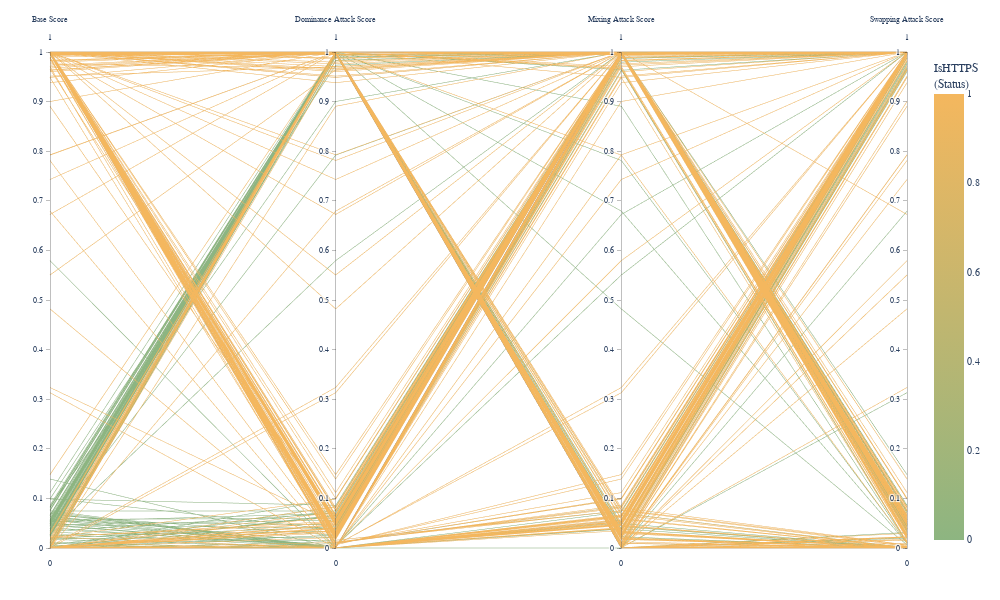

Write notebook code for a chart like this one.
### Code cell
print("Generating score-based visualization...")
fig_scores = visualize_all_attack_scores_parallel_coords(
        x_test=x_test,
        base_model=model,
        protected_feature=protected_feature,
        superior_outcome_value=1,
        sample_size=500
    )
fig_scores.show()

### Figure 1 — Plotly figure (JSON) as saved in the notebook; plotly's stock layout.template omitted (floating-point values rounded to 4 significant figures; data arrays with more than 128 entries replaced by an {"elided": "..."} marker saying what was removed)
{"data": [{"dimensions": [{"label": "Base Score", "range": [0, 1], "values": {"elided": "500 float values"}}, {"label": "Dominance Attack Score", "range": [0, 1], "values": {"elided": "500 float values"}}, {"label": "Mixing Attack Score", "range": [0, 1], "values": {"elided": "500 float values"}}, {"label": "Swapping Attack Score", "range": [0, 1], "values": {"elided": "500 float values"}}], "line": {"cmax": 1, "cmin": 0, "color": {"elided": "500 int values"}, "colorbar": {"title": {"text": "IsHTTPS<br>(Status)"}}, "colorscale": [[0, "#8db581"], [1, "#f4b75e"]], "showscale": true}, "type": "parcoords"}], "layout": {"font": {"family": "Arial, sans-serif", "size": 10}, "height": 600, "hovermode": "closest", "margin": {"b": 50, "l": 50, "r": 50, "t": 50}, "paper_bgcolor": "white", "plot_bgcolor": "white", "width": 1000}}
